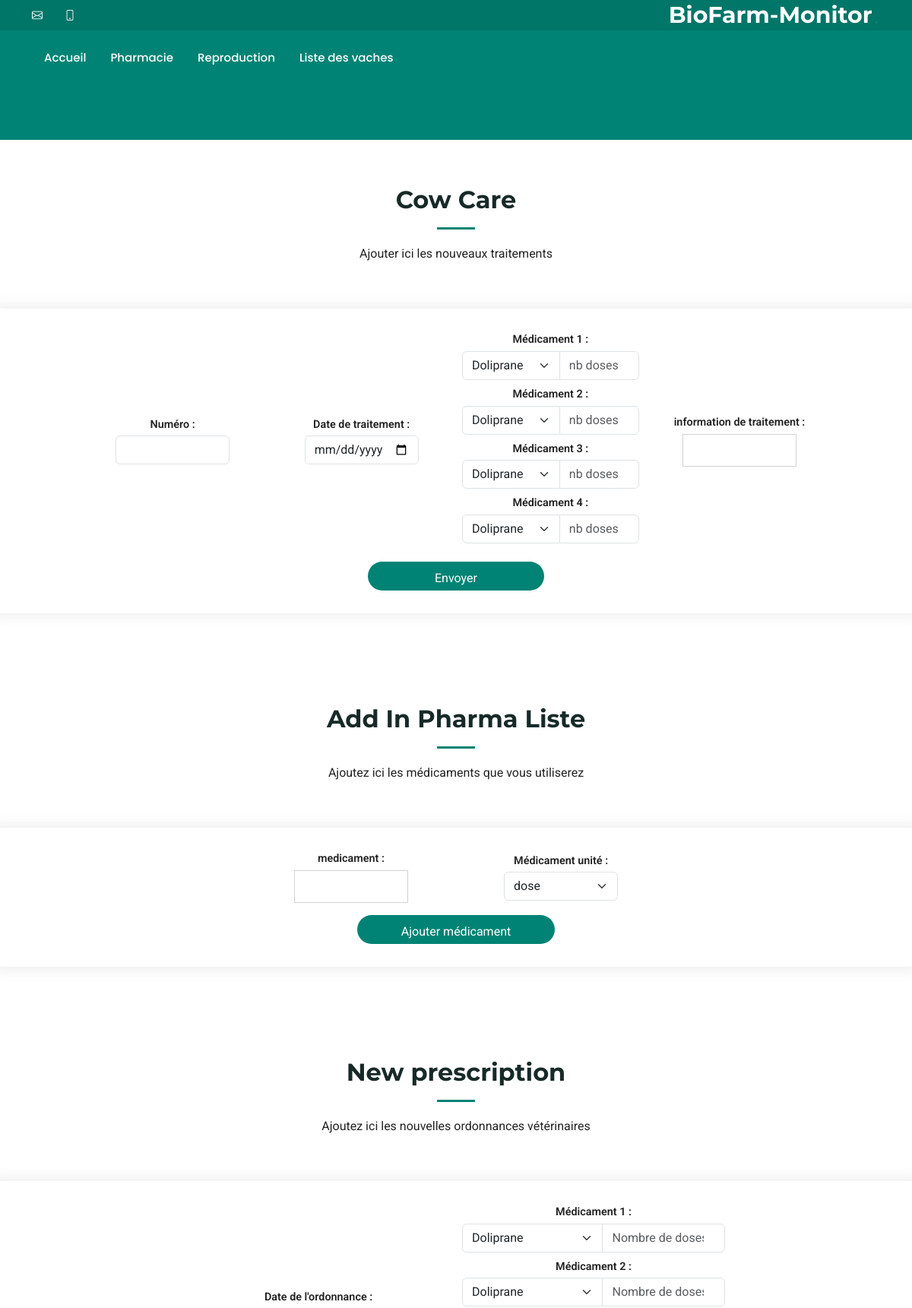
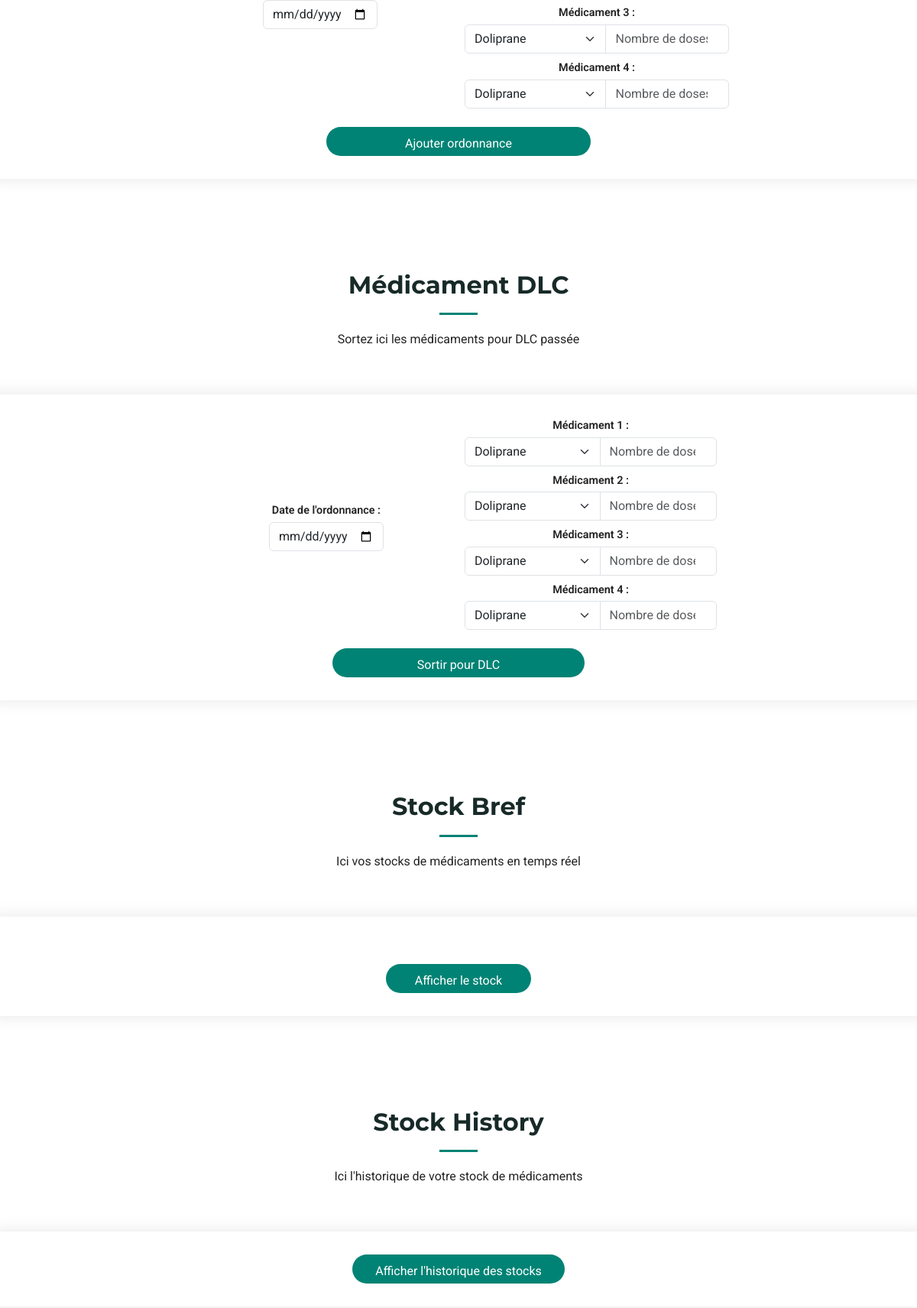
Screenshot of /pharmacie (upper part) with the database file from the repository (2 pictures, top to bottom).
### web_app/models.py (models this page shows, shortened)
class Prescription(db.Model):
    id = Column(Integer, primary_key=True)  # id Prescription
    date = Column(DATE)  # date de la Prescription
    care = Column(MutableDict.as_mutable(JSON), default=dict, nullable=False)
    dlc_left = Column(Boolean)

### web_app/views.py (the view)
@app.route("/pharmacie", methods=["GET"])
def pharmacie():
    return render_template("pharmacie.html")

### web_app/fonction.py (called while the page is built)
def get_pharma_list() -> Optional[list[str]]:
    return (
        pharma_list
        if (pharma_list := list(PrescriptionUntils.get_pharma_list().keys()))
        else None
    )

def get_pharma_len() -> int:
    return len(pharma_list) if (pharma_list := get_pharma_list()) else 0

### web_app/models.py (called while the page is built)
    @staticmethod
    def get_pharma_list() -> dict[str, int]:
        pharma_list: Prescription = Prescription.query.get(1)
        return pharma_list.care

### web_app/templates/pharmacie.html (shortened to what this page needs)
{% extends 'base.html' %}
{% block body_class %}
  "index-page"
{% endblock %}
{% block content %}
  <section id="Care" class="contact section">
    <div class="section-title">
      <h2>Cow Care</h2>
      <p>Ajouter ici les nouveaux traitements</p>
    </div>
    <div class="row justify-content-center">
      <form id="form-care" action="{{ url_for('update_care') }}" method="POST" enctype="multipart/form-data" class="ajax-form php-email-form">
        <div class="row row-cols-1 row-cols-lg-4 g-3 justify-content-center">
          <div class="col d-flex flex-column align-items-center text-center">
            <label for="id" class="form-label">Numéro :</label>
            <input type="number" name="id" id="id" class="form-control" required />
          </div>
          <div class="col d-flex flex-column align-items-center text-center">
            <label for="care_date" class="form-label">Date de traitement :</label>
            <input type="date" name="care_date" id="care_date" class="form-control" required />
          </div>
          <div class="col d-flex flex-column align-items-center text-center">
            {% for nb_care in range(get_pharma_len()) %}
              <label for="medic_{{ nb_care + 1 }}" class="form-label">Médicament {{ nb_care + 1 }} :</label>
              <div class="input-group mb-2">
                <select name="medic_{{ nb_care + 1 }}" id="medic_{{ nb_care + 1 }}" class="form-select">
                  {% for care in get_pharma_list() %}
                    <option value="{{ care }}">{{ care }}</option>
                  {% endfor %}
                </select>
                <input type="number" name="medic_{{ nb_care + 1 }}_nb" id="medic_{{ nb_care + 1 }}_nb" placeholder="nb doses|ml" min="1" class="form-control" />
              </div>
            {% endfor %}
          </div>
          <div class="col d-flex flex-column align-items-center text-center">
            <label for="care_info">information de traitement :</label>
            <input type="text" name="care_info" id="care_info" class="form-control"/>
          </div>
          <div class="col d-flex flex-column align-items-center text-center">
            <button type="submit" class="btn btn-primary">Envoyer</button>
          </div>
        </div>
      </form>
    </div>
  </section>
  <section id="Pharma" class="contact section">
    <div class="container section-title">
      <h2>Add In Pharma Liste</h2>
      <p>Ajoutez ici les médicaments que vous utiliserez</p>
    </div>
    <div class="row justify-content-center">
      <form id="form-pharma" action="{{ url_for('add_medic_in_pharma_list') }}" method="POST" enctype="multipart/form-data" class="ajax-form php-email-form">
        <div class="row row-cols-1 row-cols-lg-2 g-3 justify-content-center">
          <div class="col d-flex flex-column align-items-center text-center">
            <label for="medic" class="form-label">medicament :</label>
            <input type="text" name="medic" id="medic" class="form-control" required />
          </div>
          <div class="col d-flex flex-column align-items-center text-center">
            <label for="medic_unit" class="form-label">Médicament unité :</label>
            <select name="medic_unit" id="medic_unit" class="form-select">
              <option value="dose">dose</option>
            </select>
          </div>
          <div class="col d-flex flex-column align-items-center text-center">
            <button type="submit" class="btn btn-primary">Ajouter médicament</button>
          </div>
        </div>
      </form>
    </div>
  </section>
  <section id="prescription" class="contact section">
    <div class="container section-title">
      <h2>New prescription</h2>
      <p>Ajoutez ici les nouvelles ordonnances vétérinaires</p>
    </div>
    <div class="row justify-content-center">
      <form id="form-prescription" action="{{ url_for('add_prescription') }}" method="POST" class="ajax-form php-email-form">
        <div class="row row-cols-1 row-cols-lg-2 g-3 justify-content-center">
          <div class="col d-flex flex-column align-items-center text-center">
            <label for="prescription_date" class="form-label">Date de l'ordonnance :</label>
            <input type="date" name="prescription_date" id="prescription_date" class="form-control" required />
          </div>
          <div class="col d-flex flex-column align-items-center text-center">
            {% for nb_care in range(get_pharma_len()) %}
              <label for="medic_{{ nb_care + 1 }}" class="form-label">Médicament {{ nb_care + 1 }} :</label>
              <div class="input-group mb-2">
                <select name="medic_{{ nb_care + 1 }}" id="medic_{{ nb_care + 1 }}" class="form-select">
                  {% for care in get_pharma_list() %}
                    <option value="{{ care }}">{{ care }}</option>
                  {% endfor %}
                </select>
                <input type="number" name="medic_{{ nb_care + 1 }}_nb" id="medic_{{ nb_care + 1 }}_nb" placeholder="Nombre de doses" class="form-control" min="1" />
              </div>
            {% endfor %}
          </div>
          <div class="col d-flex flex-column align-items-center text-center">
            <button type="submit" class="btn btn-primary">Ajouter ordonnance</button>
          </div>
        </div>
      </form>
    </div>
  </section>
  <section id="dlc_left" class="contact section">
    <div class="container section-title">
      <h2>Médicament DLC</h2>
      <p>Sortez ici les médicaments pour DLC passée</p>
    </div>
    <div class="row justify-content-center">
      <form id="form-dlc_left" action="{{ url_for('add_dlc_left') }}" method="POST" class="ajax-form php-email-form">
        <div class="row row-cols-1 row-cols-lg-2 g-3 justify-content-center">
          <div class="col d-flex flex-column align-items-center text-center">
            <label for="prescription_date" class="form-label">Date de l'ordonnance :</label>
            <input type="date" name="prescription_date" id="prescription_date" class="form-control" required />
          </div>
          <div class="col d-flex flex-column align-items-center text-center">
            {% for nb_care in range(get_pharma_len()) %}
              <label for="medic_{{ nb_care + 1 }}" class="form-label">Médicament {{ nb_care + 1 }} :</label>
              <div class="input-group mb-2">
                <select name="medic_{{ nb_care + 1 }}" id="medic_{{ nb_care + 1 }}" class="form-select">
                  {% for care in get_pharma_list() %}
                    <option value="{{ care }}">{{ care }}</option>
                  {% endfor %}
                </select>
                <input type="number" name="medic_{{ nb_care + 1 }}_nb" id="medic_{{ nb_care + 1 }}_nb" placeholder="Nombre de doses" class="form-control" min="1" />
              </div>
            {% endfor %}
          </div>
          <div class="col d-flex flex-column align-items-center text-center">
            <button type="submit" class="btn btn-primary">Sortir pour DLC</button>
          </div>
        </div>
      </form>
    </div>
  </section>
  <section id="stock_bref" class="contact section">
    <div class="container section-title">
      <h2>Stock Bref</h2>
      <p>Ici vos stocks de médicaments en temps réel</p>
    </div>
    <div class="row justify-content-center">
      <div class="php-email-form">
        <div class="row row-cols-1 row-cols-lg-1 g-3 justify-content-center">
          <div class="col-12">
          </div>
          <div class="col d-flex flex-column align-items-center text-center">
            <button id="load-stock" class="btn btn-primary" type="submit">Afficher le stock</button>
          </div>
        </div>
      </div>
    </div>
  </section>
  <section id="stock_history" class="contact section">
    <div class="container section-title">
      <h2>Stock History</h2>
      <p>Ici l'historique de votre stock de médicaments</p>
    </div>
    <div class="row justify-content-center">
      <div class="php-email-form">
        <div class="col d-flex flex-column align-items-center text-center">
          <a href="{{ url_for('stock_details') }}"><button class="btn btn-primary" type="submit">Afficher l'historique des stocks</button></a>
        </div>
      </div>
    </div>
  </section>
{% endblock %}

### web_app/static/css/main.css (style rules this page uses)
:root { --default-font: "Roboto", system-ui, -apple-system, "Segoe UI", Roboto, "Helvetica Neue", Arial, "Noto Sans", "Liberation Sans", sans-serif, "Apple Color Emoji", "Segoe UI Emoji", "Segoe UI Symbol", "Noto Color Emoji"; --heading-font: "Montserrat", sans-serif; --nav-font: "Poppins", sans-serif; }
:root { --background-color: #ffffff; --default-color: #222222; --heading-color: #172a28; --accent-color: #008374; --surface-color: #ffffff; --contrast-color: #ffffff; }
:root { --nav-color: #ffffff; --nav-hover-color: #008374; --nav-mobile-background-color: #ffffff; --nav-dropdown-background-color: #ffffff; --nav-dropdown-color: #01433c; --nav-dropdown-hover-color: #008374; }
:root { scroll-behavior: smooth; }
body { color: var(--default-color); background-color: var(--background-color); font-family: var(--default-font); }
a { color: var(--accent-color); text-decoration: none; transition: 0.3s; }
h1, h2, h3, h4, h5, h6 { color: var(--heading-color); font-family: var(--heading-font); }
.php-email-form { display: flex; justify-content: center; align-items: center; gap: 15px; flex-wrap: nowrap; }
.php-email-form>* { flex: none; width: auto; margin-bottom: 0; }
.php-email-form .row { align-items: center; }
.php-email-form label { display: block; font-weight: 600; margin-bottom: 4px; font-size: 0.9rem; }
.php-email-form input, .php-email-form select { width: 150px; }
.php-email-form button { padding: 8px 20px; height: 38px; font-size: 1rem; align-self: stretch; }
section, .section { color: var(--default-color); background-color: var(--background-color); padding: 60px 0; scroll-margin-top: 112px; overflow: clip; }
.section-title { text-align: center; padding-bottom: 60px; position: relative; }
.section-title h2 { font-size: 32px; font-weight: 700; margin-bottom: 20px; padding-bottom: 20px; position: relative; }
.section-title h2:after { content: ""; position: absolute; display: block; width: 50px; height: 3px; background: var(--accent-color); left: 0; right: 0; bottom: 0; margin: auto; }
.section-title p { margin-bottom: 0; }
.contact .php-email-form { background-color: var(--surface-color); box-shadow: 0px 0px 20px rgba(0, 0, 0, 0.1); width: 100%; height: 100%; padding: 30px; }
.contact .php-email-form input[type=text], .contact .php-email-form input[type=email], .contact .php-email-form textarea { font-size: 14px; padding: 10px 15px; box-shadow: none; border-radius: 0; color: var(--default-color); background-color: var(--surface-color); border-color: color-mix(in srgb, var(--default-color), transparent 80%); }
.contact .php-email-form input[type=text]::placeholder, .contact .php-email-form input[type=email]::placeholder, .contact .php-email-form textarea::placeholder { color: color-mix(in srgb, var(--default-color), transparent 70%); }
.contact .php-email-form button[type=submit] { color: var(--contrast-color); background: var(--accent-color); border: 0; padding: 10px 30px; transition: 0.4s; border-radius: 50px; }

### rows the page displays
Prescription: care "Doliprane" "Doliprane" "Doliprane" "Doliprane", care "Doliprane" "Doliprane" "Doliprane" "Doliprane", care "Doliprane" "Doliprane" "Doliprane" "Doliprane"

### other values shown
{{ nb_care + 1 }} "1" "2" "3" "4"
